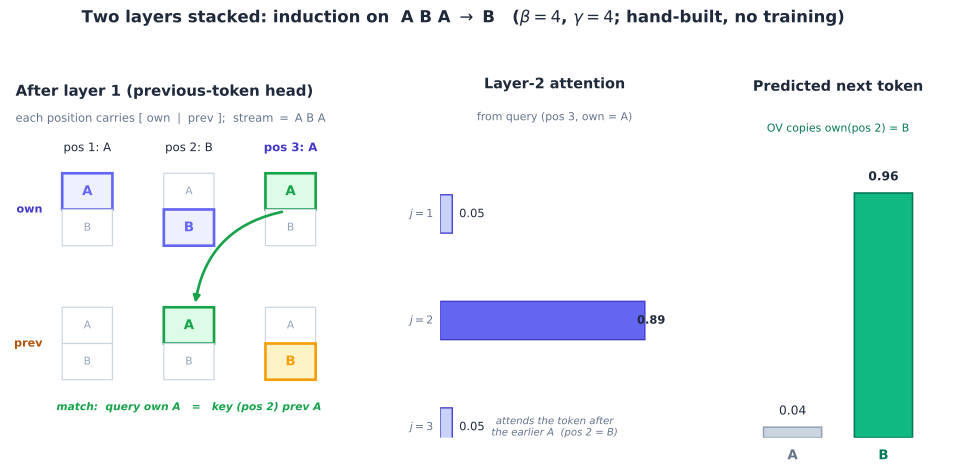

Generate this figure with Python:
"""Two layers stacked, traced through with numbers (Appendix A, A.20).

The minimal induction example: stream [A, B, A] -> predict B. A previous-token
head (layer 1) writes each position's predecessor into a *prev* block; the
induction head (layer 2) keys its own token against those prev blocks, attends to
the token that FOLLOWED the earlier copy of the current token, and copies it to
the logits. Every number is computed from the hand-built (M, W_OV) of A.9 Eq (9),
applied to this stream -- so the section's trace is real, not illustrative.

Three panels:
  (1) the residual stream after layer 1: [own | prev] one-hot blocks per position;
  (2) the layer-2 attention from the query (position 3, own = A);
  (3) the predicted next-token logits -> B.

Deterministic (no RNG). Outputs:
  qkv-two-layer-trace.svg
  qkv-two-layer-trace.json
"""
import json
import pathlib

import numpy as np
import matplotlib
matplotlib.use("Agg")
import matplotlib.pyplot as plt
from matplotlib.patches import FancyBboxPatch, Rectangle

HERE = pathlib.Path(__file__).resolve().parent

# =============================== THE COMPUTATION ===========================
vocab = ["A", "B"]
V = len(vocab)
stream = [0, 1, 0]                      # A B A
toks = [vocab[t] for t in stream]
T = len(stream)
beta, gamma = 4.0, 4.0
d_k = V                                  # rank of the bilinear comparison

def onehot(idx):
    e = np.zeros(V); e[idx] = 1.0; return e

own = [onehot(t) for t in stream]                      # own(tok_j)
prev = [np.zeros(V)] + [onehot(stream[j - 1]) for j in range(1, T)]  # prev(tok_{j-1}); pos1 has none

query = T - 1                            # position 3 (0-indexed 2): own = A
# layer-2 scores: s_ij = beta * (own(tok_i) . prev(tok_{j-1})), scaled by 1/sqrt(d_k)
raw = np.array([beta * float(own[query] @ prev[j]) for j in range(T)])
scaled = raw / np.sqrt(d_k)
# causal mask j <= query (all j here, query is last)
e = np.exp(scaled - scaled.max())
attn = e / e.sum()
# copy: logits ~ gamma * sum_j attn_j * own(tok_j)
logit_vec = gamma * sum(attn[j] * own[j] for j in range(T))
p_next = np.exp(logit_vec - logit_vec.max()); p_next = p_next / p_next.sum()
pred = vocab[int(np.argmax(p_next))]

data = {
    "stream": toks, "beta": beta, "gamma": gamma, "d_k": d_k,
    "own": [o.tolist() for o in own], "prev": [p.tolist() for p in prev],
    "query_pos": query + 1, "raw_scores": raw.tolist(),
    "scaled_scores": np.round(scaled, 4).tolist(),
    "attention": np.round(attn, 4).tolist(),
    "logits": np.round(logit_vec, 4).tolist(),
    "p_next": np.round(p_next, 4).tolist(), "prediction": pred,
}
with open(HERE / "qkv-two-layer-trace.json", "w") as f:
    json.dump(data, f, indent=1)
print("attn =", np.round(attn, 3), " logits =", np.round(logit_vec, 3),
      " p_next =", np.round(p_next, 3), " pred =", pred)

# =============================== STYLE =====================================
BG    = "#fbfcfe"
INK   = "#1e293b"; MUTE = "#64748b"; FAINT = "#94a3b8"
QK_E  = "#6366f1"; QK_D = "#4338ca"        # indigo: own / query
PV_E  = "#f59e0b"; PV_D = "#b45309"        # amber: prev
OV_E  = "#10b981"; OV_D = "#047857"        # emerald: copy / logits
HL    = "#16a34a"; HL_F = "#dcfce7"
OFF_E = "#cbd5e1"

SLOT = 0.5

def strip(ax, cx, top, lit_idx, ec, lit_fc, *, hl=None):
    for r in range(V):
        cy = top - r * SLOT
        on = (r == lit_idx)
        is_hl = (hl is not None and r == hl and on)
        fc = (HL_F if is_hl else lit_fc) if on else "white"
        ed = HL if is_hl else (ec if on else OFF_E)
        ax.add_patch(Rectangle((cx - 0.42, cy - SLOT / 2), 0.84, SLOT,
                     fc=fc, ec=ed, lw=2.0 if on else 0.9, zorder=4))
        ax.text(cx, cy, vocab[r], ha="center", va="center",
                fontsize=10 if on else 8,
                color=(HL if is_hl else ec) if on else FAINT,
                fontweight="bold" if on else "normal", zorder=5)

# =============================== FIGURE ====================================
fig = plt.figure(figsize=(12.6, 4.9))
fig.patch.set_facecolor("white")
gs = fig.add_gridspec(1, 3, width_ratios=[1.7, 1.05, 1.0], wspace=0.22)
ax1 = fig.add_subplot(gs[0, 0]); ax2 = fig.add_subplot(gs[0, 1]); ax3 = fig.add_subplot(gs[0, 2])
for ax in (ax1, ax2, ax3):
    ax.set_facecolor(BG)

# ---- panel 1: residual stream after layer 1 -------------------------------
ax1.set_xlim(0, 6.2); ax1.set_ylim(0, 5.0); ax1.axis("off")
ax1.text(0.1, 4.72, "After layer 1 (previous-token head)",
         fontsize=11.2, color=INK, fontweight="bold", ha="left")
ax1.text(0.1, 4.36, r"each position carries [ own $\mid$ prev ];  stream $=$ A B A",
         fontsize=8.6, color=MUTE, ha="left")
own_top, prev_top = 3.4, 1.55
xs = [1.3, 3.0, 4.7]
match_idx = int(np.argmax(own[query]))      # A -> row 0; the matched slot
for j, cx in enumerate(xs):
    is_q = (j == query)
    ax1.text(cx, 4.0, f"pos {j+1}: {toks[j]}", ha="center", va="center",
             fontsize=8.8, color=(QK_D if is_q else INK),
             fontweight="bold" if is_q else "normal")
    lit_own = int(np.argmax(own[j]))
    lit_prev = int(np.argmax(prev[j])) if prev[j].any() else -1
    # highlight: the query's own slot, and the key whose prev matches it (pos 2)
    hl_own = match_idx if is_q else None
    hl_prev = match_idx if (prev[j].any() and lit_prev == match_idx) else None
    strip(ax1, cx, own_top, lit_own, QK_E, "#eef0fe", hl=hl_own)
    strip(ax1, cx, prev_top, lit_prev, PV_E, "#fef3c7", hl=hl_prev)
ax1.text(0.55, own_top - SLOT / 2, "own", ha="right", va="center",
         fontsize=8.4, color=QK_D, fontweight="bold")
ax1.text(0.55, prev_top - SLOT / 2, "prev", ha="right", va="center",
         fontsize=8.4, color=PV_D, fontweight="bold")
ax1.annotate("", xy=(xs[1] + 0.1, prev_top + SLOT * 0.55), xytext=(xs[query] - 0.1, own_top - SLOT * 0.55),
             arrowprops=dict(arrowstyle="-|>", color=HL, lw=2.0,
                             connectionstyle="arc3,rad=0.35"), zorder=6)
ax1.text(3.0, 0.42, "match:  query own A   =   key (pos 2) prev A",
         ha="center", va="center", fontsize=8.0, color=HL,
         fontweight="bold", fontstyle="italic")

# ---- panel 2: layer-2 attention from the query ----------------------------
ax2.set_xlim(0, 1.0); ax2.set_ylim(-0.6, T - 0.2); ax2.axis("off")
ax2.text(0.5, T - 0.32, "Layer-2 attention", fontsize=10.8,
         color=INK, fontweight="bold", ha="center")
ax2.text(0.5, T - 0.62, r"from query (pos 3, own = A)", fontsize=8.2,
         color=MUTE, ha="center")
for j in range(T):
    yy = T - 1 - j - 0.5
    w = attn[j]
    top = (j == int(np.argmax(attn)))
    ax2.add_patch(Rectangle((0.0, yy - 0.18), max(w, 0.001), 0.36,
                  fc=(QK_E if top else "#c7d2fe"), ec=QK_D, lw=1.0, zorder=3))
    ax2.text(-0.03, yy, f"$j={j+1}$", ha="right", va="center", fontsize=8.2, color=MUTE)
    ax2.text(min(w + 0.03, 0.86), yy, f"{w:.2f}", ha="left", va="center",
             fontsize=8.6, color=INK, fontweight="bold" if top else "normal")
ax2.text(0.5, -0.5, "attends the token after\nthe earlier A  (pos 2 = B)",
         ha="center", va="center", fontsize=7.6, color=MUTE, fontstyle="italic")

# ---- panel 3: predicted next-token logits ---------------------------------
ax3.set_xlim(-0.7, V - 0.3); ax3.set_ylim(0, 1.42); ax3.axis("off")
ax3.text((V - 1) / 2.0, 1.36, "Predicted next token", fontsize=10.8,
         color=INK, fontweight="bold", ha="center")
ax3.text((V - 1) / 2.0, 1.20, "OV copies own(pos 2) = B", fontsize=8.2,
         color=OV_D, ha="center")
for a in range(V):
    p = p_next[a]
    top = (a == int(np.argmax(p_next)))
    ax3.add_patch(Rectangle((a - 0.32, 0.0), 0.64, p,
                  fc=(OV_E if top else "#cbd5e1"), ec=OV_D if top else "#94a3b8",
                  lw=1.2, zorder=3))
    ax3.text(a, p + 0.04, f"{p:.2f}", ha="center", va="bottom",
             fontsize=9.2, color=INK, fontweight="bold" if top else "normal")
    ax3.text(a, -0.07, vocab[a], ha="center", va="center",
             fontsize=10, color=(OV_D if top else MUTE), fontweight="bold")

fig.suptitle(r"Two layers stacked: induction on  A B A $\rightarrow$ B   "
             r"($\beta=4$, $\gamma=4$; hand-built, no training)",
             fontsize=12.4, color=INK, fontweight="bold", y=1.02, x=0.5)
fig.savefig(HERE / "qkv-two-layer-trace.svg", bbox_inches="tight", facecolor="white")
print("wrote qkv-two-layer-trace.svg / .json")
